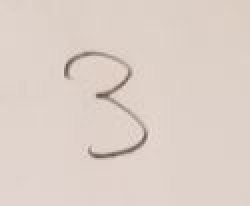
#> input picture testchars/three1.JPG, 125 x 103 px, found by its file name (shown 2 times larger)
$ python findChar.py   (older library calls are emulated)
#> lines starting #> are read from the running program, lines starting #| are printed output that depends on the picture; after the words box and inside, x2 and y2 are one past the last pixel; in counts of white or black regions, pixels touching at a corner belong together
### graphlib.py
import cv2
from matplotlib import pyplot as plt
import numpy as np, math
import imutils
from os import listdir
from os.path import isfile, join

"""Translate the graph such that the center (mean) of the graph is at (0,0)
		@param xcoords, ycoords: numpy arrays of coordinates
		@return tuple (xcoords, ycoords)
"""

hd = None


# [18 lines left out: functions originToCenter, getContourCenter, not called in this run]

blocksize = 99
constant = 10
contourPrecision = 0.05

def setBlocksize(b):
	global blocksize
	blocksize = b
def setConstant(c):
	global constant
	constant = c
def setContourPrecision(p):
	global contourPrecision
	contourPrecision = p


def getAdaptiveThresh(img):
	thresh = cv2.adaptiveThreshold(img, 255, cv2.ADAPTIVE_THRESH_MEAN_C, cv2.THRESH_BINARY_INV, blocksize, constant)
	return thresh

def getContours(img):
	thresh = getAdaptiveThresh(img)
	image, contours, hierarchy = cv2.findContours(thresh.copy(), cv2.RETR_TREE, cv2.CHAIN_APPROX_NONE)
	return contours

# [11 lines left out: functions getContourApproximation, approximateAllContours, not called in this run]

def getSingleContourApproximation(contour):
	epsilon = contourPrecision * cv2.arcLength(contour, True)
	approx = cv2.approxPolyDP(contour, epsilon, True)
	return approx

# [7 lines left out: function splitContoursCoords, not called in this run]

def getMaxContour(contours):
	if len(contours)==0:
		print("NO CONTOURS FOUND")
		return -1
	#max = sorted(contours, key = lambda x:len(x)) #sort by length
	#max = sorted(contours, key = cv2.contourArea) #sort by area
	max = sorted(contours, key=lambda x:cv2.arcLength(x, True))
	#print(max)
	#TODO: Change to key=cv2.contourArea
	max = max[len(max)-1]


	return max

# [8 lines left out: function getMaxContourIndex, not called in this run]


def cropImage(img, x1, y1, x2, y2):
	return img[y1:y2, x1:x2]


def cropAroundContour(img, contour):
	#Find the top left and bottom right corners of the contour
	#Crop the image so that the image only contains that part of the contour
	xmin = tuple(contour[contour[:, :, 0].argmin()][0])[0]
	xmax = tuple(contour[contour[:, :, 0].argmax()][0])[0]
	ymin = tuple(contour[contour[:, :, 1].argmin()][0])[1]
	ymax = tuple(contour[contour[:, :, 1].argmax()][0])[1]
	#print(str(xmin) + " " + str(xmax) + " " + str(ymin)+ " " + str(ymax))
	return cropImage(img, xmin, ymin, xmax, ymax)

def equalizeScale(im1, im2):

	size = 500

	im1 = scaleImage(im1, size, size)
	im2 = scaleImage(im2, size, size)

	return (im1, im2)
"""

	#Determine which has max width. Scale up width of other one.
	if (im1.shape[1] > im2.shape[1]):	#Compare widths
		#Change the width of im2 to match im1
		# im1 = imutils.resize(im1, width = im2.shape[1])
		im1 = scaleImage(im1, width = im2.shape[1])
		print("scaling im1 width down")
	else:
		#Change the width of im1 to match im2
		# im2 = imutils.resize(im2, width = im1.shape[1])
		im2 = scaleImage(im2, width = im1.shape[1])
		print("Scaling im2 width down")

	#Determine which has max height. Scale up height of other one.
	if (im1.shape[0] > im2.shape[0]):	#Compare heights
		#Change the height of im1 to match im2
		# im1 = imutils.resize(im1, height = im2.shape[0])
		im1 = scaleImage(im1, height = im2.shape[0])
		print("Scaling im1 height down")
	else:
		#Change the height of im2 to match im1`
		# im2 = imutils.resize(im2, height = im1.shape[0])
		im2 = scaleImage(im2, height = im1.shape[0])
		print("Scaling im2 height down")
	#cv2.imshow("scales", np.hstack([im1, im2]))
	#cv2.waitKey()
	return (im1, im2)
"""

#TODO: Make this not disgustingly inefficient
def getBestContours(im1, im2):
	c1 = getContours(im1) #Get initial contours
	c1 = getMaxContour(c1) #Find contour with most points
	im1 = cropAroundContour(im1, c1) #Crop the image to bound the contour
	c1 = getContours(im1) #Find the contours again, since the coordinates/indicies changed
	c1 = getMaxContour(c1) #Find contour with most points

	c2 = getContours(im2) #Get initial contours
	c2 = getMaxContour(c2) #Find contour with most points
	im2 = cropAroundContour(im2, c2) #Crop the image to bound the contour
	c2 = getContours(im2) #Find the contours again, since the coordinates/indicies changed
	c2 = getMaxContour(c2) #Find contour with most points

	im1, im2 = equalizeScale(im1, im2)
	c1 = getContours(im1) #Find the contours again, since the coordinates/indicies changed
	c1 = getMaxContour(c1) #Find contour with most points
	c2 = getContours(im2) #Find the contours again, since the coordinates/indicies changed
	c2 = getMaxContour(c2) #Find contour with most points
	c1 = getSingleContourApproximation(c1)
	c2 = getSingleContourApproximation(c2)

	return (c1, c2, im1, im2)

def blurImage(img, radius=21):
	return cv2.GaussianBlur(img, (radius, radius), 0)

def scaleImage(img, width = None, height = None):
	if width == None: width = img.shape[1]
	if height == None: height = img.shape[0]
	imnew = cv2.resize(img, (width, height))
	return imnew

def setupHDComp():
	global hd
	hd = cv2.createHausdorffDistanceExtractor()

"""Get the Hausdorff Distance between the two contours"""
def getHDDistance(contour1, contour2):
	#d1 = hd.computeDistance(contour1, contour2)
	#return d1

	#For each point in c1
		#Find the closest point in c2
		#If this is larger than the current largest min
			#Set the largest min to this
	largestMin = -1
	for point1 in contour1:
		minDist = -1
		for point2 in contour2:
			dist = math.sqrt(pow((point1[0][0] - point2[0][0]), 2) + pow((point1[0][1] - point2[0][1]), 2))
			if minDist == -1 or dist < minDist:
				minDist = dist
		if minDist > largestMin:
			largestMin = minDist
	return largestMin

"""Vertically shift the contour by [shift], by modifying each point in the contour (go up by [shift] amount)"""
# [5 lines left out: function contourVerticalShift, not called in this run]

"""Horizontally shift the contour (go right by [shift] amount)"""
# [5 lines left out: function contourHorizontalShift, not called in this run]

"""Realign one of the contours such that its center (mean of all points) is at the same point as that of the other"""
# [8 lines left out: function alignContoursCenter, not called in this run]

def graph(x, y):
	plt.scatter(x, y)


class RefChar(object):
	file = ""
	identity = ""
	hd_val = None
	img = None
	img_orig = None

	# [4 lines left out: function __init__, not called in this run]

	def set_hd_val(self, val):
		self.hd_val = val
	def set_img(self, img, img_orig):
		self.img = img
		self.img_orig = img_orig

# [78 lines left out: functions getRefList, getMatchesFromImage, not called in this run]

### findChar.py
import cv2, graphlib as gl, numpy as np, imutils
from os import listdir
from os.path import isfile, join

#Given an image file representing a character
#for each reference character image in chars/
	#Get the HD value and store it in an array containing the character being compared
#Find the min HD value and return the associated character

gl.setContourPrecision(0.05)

class RefChar(object):
	file = ""
	identity = ""
	hd_val = None
	img = None
	img_orig = None

	def __init__(self, file, identity, hd_val = None, img = None, img_orig = None):
		self.file = file
		self.identity = identity
		self.hd_val = hd_val

	def set_hd_val(self, val):
		self.hd_val = val
	def set_img(self, img, img_orig):
		self.img = img
		self.img_orig = img_orig


#IMAGE / CHARACTER IN QUESTION
im1 = cv2.imread("testchars/three1.jpg", 0) #Import image as grayscale
#> im1: shape (103, 125); min 88, max 227, mean 210.9
im1 = imutils.resize(im1, width = 400)
#> im1: shape (329, 400)
im1 = gl.blurImage(im1)

path="chars"
fileList = [f for f in listdir(path) if isfile(join(path, f))]

gl.setupHDComp()

refList = []
for file in fileList:
	refList.append(RefChar(file, file[:len(file)-3]))


for ref in refList:
	im2 = cv2.imread("chars/" + ref.file, 0)
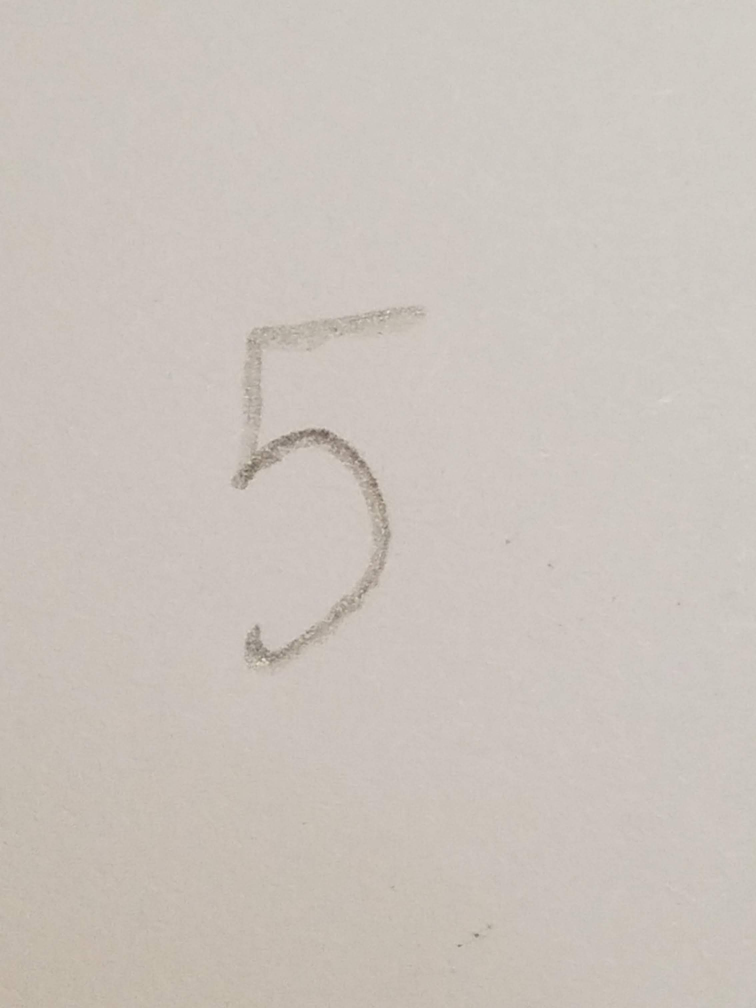
#> input picture chars/five.jpg, 2268 x 3024 px (shown at 1/3 size)
#> im2: shape (3024, 2268); min 90, max 234, mean 197.1
	im2 = imutils.resize(im2, width = 400)
#> im2: shape (533, 400)
	im2 = gl.blurImage(im2)

	contour1, contour2, im1New, im2 = gl.getBestContours(im1.copy(), im2)
#> in getAdaptiveThresh, `thresh = cv2.adaptiveThreshold(img, 255, cv2.ADAPTIVE_THRESH_MEAN_C, c..`:
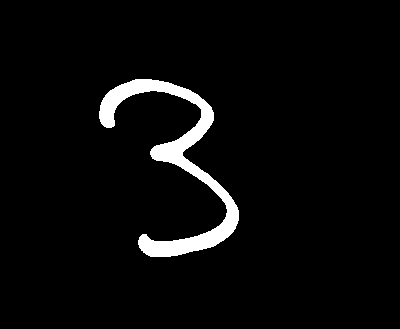
#> thresh: shape (329, 400); 4% white; 1 white region
#> in getContours, `image, contours, hierarchy = cv2.findContours(thresh.copy(), cv2.RETR_..`: contours = 1 contour; box (x1, y1, x2, y2) and area: (99, 79, 239, 257) 4936
#> in getBestContours, `c1 = getContours(im1)`: c1 has the same summary as contours in getContours
#> in getMaxContour, `max = sorted(contours, key=lambda x:cv2.arcLength(x, True))`: max has the same summary as contours in getContours
#> in getMaxContour, `max = max[len(max)-1]`: max = contour of 740 points, box (x1, y1, x2, y2) (99, 79, 239, 257), area 4936
#> in getBestContours, `c1 = getMaxContour(c1)`: c1 has the same summary as max in getMaxContour
#> in cropAroundContour, `xmin = tuple(contour[contour[:, :, 0].argmin()][0])[0]`: xmin = 99
#> in cropAroundContour, `xmax = tuple(contour[contour[:, :, 0].argmax()][0])[0]`: xmax = 238
#> in cropAroundContour, `ymin = tuple(contour[contour[:, :, 1].argmin()][0])[1]`: ymin = 79
#> in cropAroundContour, `ymax = tuple(contour[contour[:, :, 1].argmax()][0])[1]`: ymax = 256
#> in getAdaptiveThresh (call 2), `thresh = cv2.adaptiveThreshold(img, 255, cv2.ADAPTIVE_THRESH_MEAN_C, c..`: thresh: shape (177, 139); 20.3% white; 1 white region
#> in getContours (call 2), `image, contours, hierarchy = cv2.findContours(thresh.copy(), cv2.RETR_..`: contours = 1 contour; box (x1, y1, x2, y2) and area: (1, 0, 139, 177) 4626
#> in getBestContours, `c1 = getContours(im1)`: c1 has the same summary as contours in getContours
#> in getMaxContour (call 2), `max = sorted(contours, key=lambda x:cv2.arcLength(x, True))`: max has the same summary as contours in getContours
#> in getBestContours, `c1 = getMaxContour(c1)`: c1 = contour of 735 points, box (x1, y1, x2, y2) (1, 0, 139, 177), area 4626
#> in getAdaptiveThresh (call 3), `thresh = cv2.adaptiveThreshold(img, 255, cv2.ADAPTIVE_THRESH_MEAN_C, c..`:
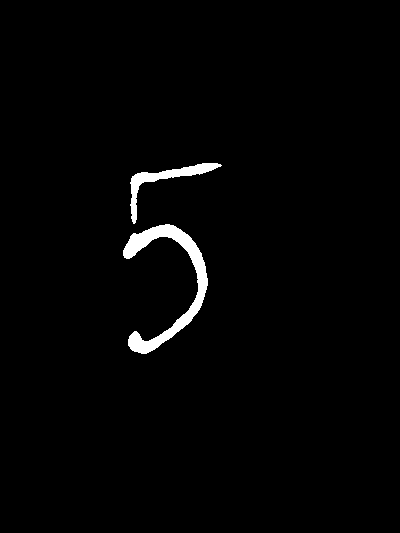
#> thresh: shape (533, 400); 1.7% white; 2 white regions
#> in getContours (call 3), `image, contours, hierarchy = cv2.findContours(thresh.copy(), cv2.RETR_..`: contours = 2 contours; box (x1, y1, x2, y2) and area: (123, 224, 208, 354) 2387, (130, 163, 222, 224) 884
#> in getBestContours, `c2 = getContours(im2)`: c2 has the same summary as contours in getContours
#> in getMaxContour (call 3), `max = sorted(contours, key=lambda x:cv2.arcLength(x, True))`: max has the same summary as contours in getContours
#> in getBestContours, `c2 = getMaxContour(c2)`: c2 = contour of 424 points, box (x1, y1, x2, y2) (123, 224, 208, 354), area 2387
#> call 2 of cropImage, with x1 = 123, y1 = 224, x2 = 207, y2 = 353
#> in cropImage (call 2), `return img[y1:y2, x1:x2]`:
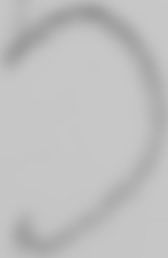
#> returned value: shape (129, 84) (shown 2 times larger); min 154, max 200, mean 191.2
#> in getAdaptiveThresh (call 4), `thresh = cv2.adaptiveThreshold(img, 255, cv2.ADAPTIVE_THRESH_MEAN_C, c..`:
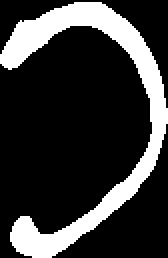
#> thresh: shape (129, 84) (shown 2 times larger); 21.8% white; 1 white region
#> in getContours (call 4), `image, contours, hierarchy = cv2.findContours(thresh.copy(), cv2.RETR_..`: contours = 1 contour; box (x1, y1, x2, y2) and area: (0, 1, 84, 129) 2148
#> in getBestContours, `c2 = getContours(im2)`: c2 has the same summary as contours in getContours
#> in getMaxContour (call 4), `max = sorted(contours, key=lambda x:cv2.arcLength(x, True))`: max has the same summary as contours in getContours
#> in getBestContours, `c2 = getMaxContour(c2)`: c2 = contour of 421 points, box (x1, y1, x2, y2) (0, 1, 84, 129), area 2148
#> call 2 of scaleImage, with width = 500, height = 500
#> in scaleImage (call 2), `imnew = cv2.resize(img, (width, height))`:
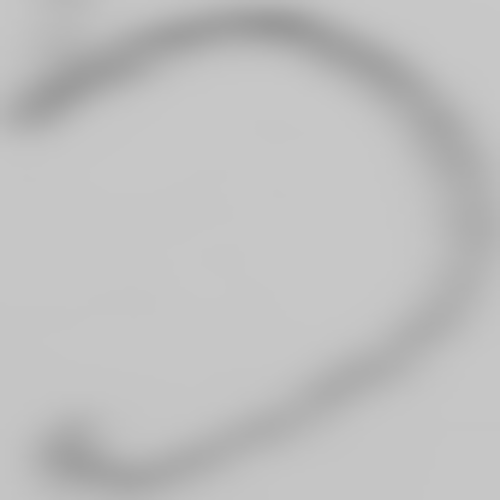
#> imnew: shape (500, 500); min 154, max 200, mean 191.1
#> in getAdaptiveThresh (call 5), `thresh = cv2.adaptiveThreshold(img, 255, cv2.ADAPTIVE_THRESH_MEAN_C, c..`: thresh: shape (500, 500); 14.9% white; 1 white region
#> in getContours (call 5), `image, contours, hierarchy = cv2.findContours(thresh.copy(), cv2.RETR_..`: contours = 6 contours, 5 with area under 20; largest, box (x1, y1, x2, y2) and area: (9, 6, 496, 495) 35906
#> in getBestContours, `c1 = getContours(im1)`: c1 has the same summary as contours in getContours
#> in getMaxContour (call 5), `max = sorted(contours, key=lambda x:cv2.arcLength(x, True))`: max has the same summary as contours in getContours
#> in getBestContours, `c1 = getMaxContour(c1)`: c1 = contour of 2549 points, box (x1, y1, x2, y2) (9, 6, 496, 495), area 35906
#> in getAdaptiveThresh (call 6), `thresh = cv2.adaptiveThreshold(img, 255, cv2.ADAPTIVE_THRESH_MEAN_C, c..`:
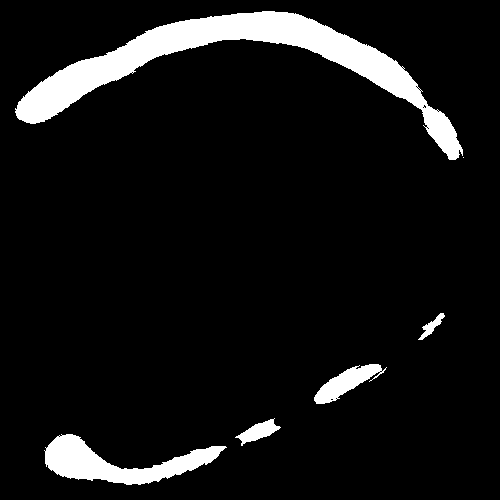
#> thresh: shape (500, 500); 7.9% white; 6 white regions (1 under 20 px)
#> in getContours (call 6), `image, contours, hierarchy = cv2.findContours(thresh.copy(), cv2.RETR_..`: contours = 24 contours, 19 with area under 20; largest, box (x1, y1, x2, y2) and area: (15, 11, 463, 160) 13436, (44, 434, 227, 485) 3722, (314, 364, 387, 404) 1106, (235, 418, 281, 446) 477, (418, 313, 445, 340) 192
#> in getBestContours, `c2 = getContours(im2)`: c2 has the same summary as contours in getContours
#> in getMaxContour (call 6), `max = sorted(contours, key=lambda x:cv2.arcLength(x, True))`: max has the same summary as contours in getContours
#> in getBestContours, `c2 = getMaxContour(c2)`: c2 = contour of 1011 points, box (x1, y1, x2, y2) (15, 11, 463, 160), area 13436
#> in getSingleContourApproximation, `epsilon = contourPrecision * cv2.arcLength(contour, True)`: epsilon = 148.1
#> in getSingleContourApproximation, `approx = cv2.approxPolyDP(contour, epsilon, True)`: approx = [[23, 57], [366, 72], [188, 214], [466, 358], [159, 481], [482, 421], [386, 71]]
#> in getBestContours, `c1 = getSingleContourApproximation(c1)`: c1 has the same summary as approx in getSingleContourApproximation
#> in getBestContours, `c2 = getSingleContourApproximation(c2)`: c2 = [[462, 155], [287, 12], [15, 108], [245, 38]]
#> contour1 has the same summary as approx in getSingleContourApproximation; contour2 = [[462, 155], [287, 12], [15, 108], [245, 38]]
	hd_val = gl.getHDDistance(contour1, contour2)
#> the loop in getHDDistance, `for point1 in contour1:` made 7 passes
#> (point1, largestMin) on passes 1 to 5: ([[23, 57]], 51.62), ([[366, 72]], 99.2), ([[188, 214]], 185), ([[466, 358]], 203), ([[159, 481]], 399.8)
#> after the loop in getHDDistance, `for point1 in contour1:`: largestMin = 399.8
#> hd_val = 399.8

	#print(ref.file + ": hd = " + str(hd_val))

	im1New = cv2.drawContours(im1New.copy(), contour1, -1, (0, 255, 0), 3)
	im2 = cv2.drawContours(im2.copy(), contour2, -1, (0, 255, 0), 3)
#> im2: shape (500, 500)

	ref.set_hd_val(hd_val)
	ref.set_img(im2, im1New)
#> pass 2 of the loop `for ref in refList:`:
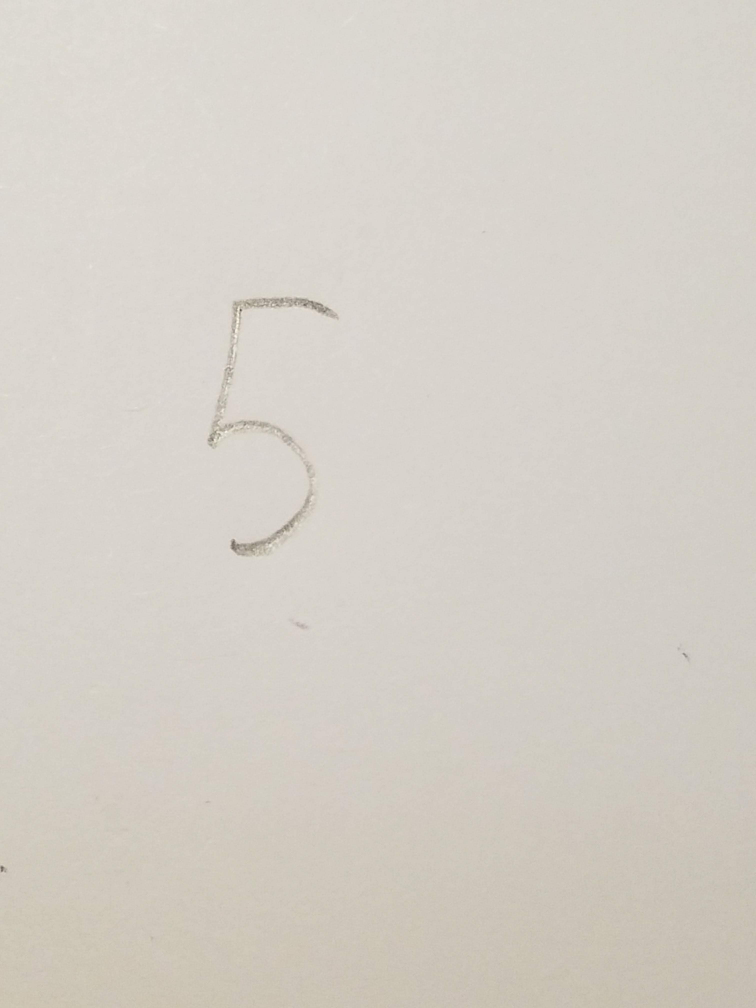
#> input picture chars/five2.jpg, 3024 x 4032 px (shown at 1/4 size)
#> contours = 1 contour; box (x1, y1, x2, y2) and area: (99, 79, 239, 257) 4936
#> in getBestContours (call 2), `c1 = getContours(im1)`: c1 has the same summary as contours in getContours
#> in getMaxContour (call 7), `max = sorted(contours, key=lambda x:cv2.arcLength(x, True))`: max has the same summary as contours in getContours
#> contours = 1 contour; box (x1, y1, x2, y2) and area: (1, 0, 139, 177) 4626
#> in getBestContours (call 2), `c1 = getContours(im1)`: c1 has the same summary as contours in getContours
#> in getMaxContour (call 8), `max = sorted(contours, key=lambda x:cv2.arcLength(x, True))`: max has the same summary as contours in getContours
#> in getAdaptiveThresh (call 9), `thresh = cv2.adaptiveThreshold(img, 255, cv2.ADAPTIVE_THRESH_MEAN_C, c..`:
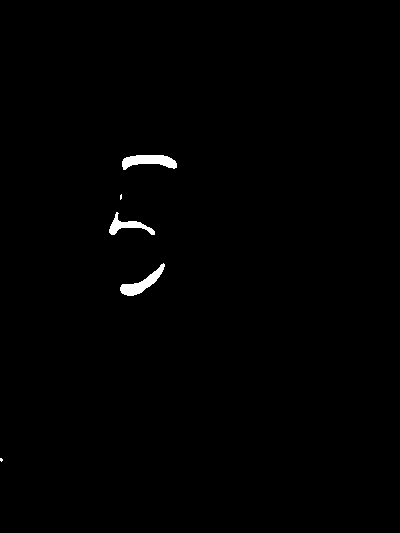
#> thresh: shape (533, 400); 0.64% white; 5 white regions (2 under 20 px)
#> contours = 5 contours, 2 with area under 20; largest, box (x1, y1, x2, y2) and area: (122, 155, 177, 170) 460, (120, 263, 165, 296) 425, (109, 212, 155, 235) 297
#> in getBestContours (call 2), `c2 = getContours(im2)`: c2 has the same summary as contours in getContours
#> in getMaxContour (call 9), `max = sorted(contours, key=lambda x:cv2.arcLength(x, True))`: max has the same summary as contours in getContours
#> contours = 1 contour; box (x1, y1, x2, y2) and area: (2, 2, 53, 12) 255
#> in getBestContours (call 2), `c2 = getContours(im2)`: c2 has the same summary as contours in getContours
#> in getMaxContour (call 10), `max = sorted(contours, key=lambda x:cv2.arcLength(x, True))`: max has the same summary as contours in getContours
#> in scaleImage (call 4), `imnew = cv2.resize(img, (width, height))`:
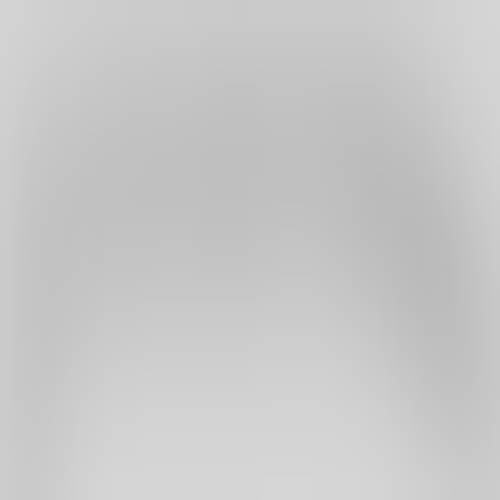
#> imnew: shape (500, 500); min 186, max 214, mean 199.8
#> contours = 6 contours, 5 with area under 20; largest, box (x1, y1, x2, y2) and area: (9, 6, 496, 495) 35906
#> in getBestContours (call 2), `c1 = getContours(im1)`: c1 has the same summary as contours in getContours
#> in getMaxContour (call 11), `max = sorted(contours, key=lambda x:cv2.arcLength(x, True))`: max has the same summary as contours in getContours
#> thresh: shape (500, 500); every value is 0
#> (the run stopped early here; a loop or call above may not have finished)
